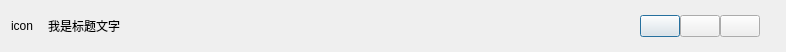
<?xml version="1.0" encoding="UTF-8"?>
<ui version="4.0">
 <class>SCBaseDialog</class>
 <widget class="QDialog" name="SCBaseDialog">
  <property name="geometry">
   <rect>
    <x>0</x>
    <y>0</y>
    <width>786</width>
    <height>48</height>
   </rect>
  </property>
  <property name="windowTitle">
   <string>Dialog</string>
  </property>
  <layout class="QHBoxLayout" name="horizontalLayout">
   <item>
    <layout class="QHBoxLayout" name="horizontalLayout_8">
     <property name="spacing">
      <number>15</number>
     </property>
     <item>
      <layout class="QHBoxLayout" name="horizontalLayout_7">
       <property name="spacing">
        <number>15</number>
       </property>
       <item>
        <layout class="QHBoxLayout" name="horizontalLayout_6">
         <property name="spacing">
          <number>15</number>
         </property>
         <item>
          <widget class="QLabel" name="label_icon">
           <property name="text">
            <string>icon</string>
           </property>
          </widget>
         </item>
        </layout>
       </item>
       <item>
        <widget class="QLabel" name="label_title">
         <property name="text">
          <string>我是标题文字</string>
         </property>
        </widget>
       </item>
       <item>
        <layout class="QHBoxLayout" name="horizontalLayout_titleMenu"/>
       </item>
      </layout>
     </item>
     <item>
      <spacer name="horizontalSpacer">
       <property name="orientation">
        <enum>Qt::Horizontal</enum>
       </property>
       <property name="sizeHint" stdset="0">
        <size>
         <width>40</width>
         <height>20</height>
        </size>
       </property>
      </spacer>
     </item>
     <item>
      <layout class="QHBoxLayout" name="horizontalLayout_titleButton">
       <property name="spacing">
        <number>0</number>
       </property>
       <property name="leftMargin">
        <number>0</number>
       </property>
       <item>
        <layout class="QHBoxLayout" name="horizontalLayout_addTitleWidget"/>
       </item>
       <item>
        <widget class="QPushButton" name="pushButton_mini">
         <property name="text">
          <string/>
         </property>
        </widget>
       </item>
       <item>
        <widget class="QPushButton" name="pushButton_max">
         <property name="text">
          <string/>
         </property>
        </widget>
       </item>
       <item>
        <widget class="QPushButton" name="pushButton_close">
         <property name="text">
          <string/>
         </property>
        </widget>
       </item>
      </layout>
     </item>
    </layout>
   </item>
   <item>
    <layout class="QVBoxLayout" name="verticalLayout_addWidget"/>
   </item>
   <item>
    <widget class="QWidget" name="widget_title" native="true">
     <property name="minimumSize">
      <size>
       <width>0</width>
       <height>30</height>
      </size>
     </property>
     <property name="maximumSize">
      <size>
       <width>16777215</width>
       <height>30</height>
      </size>
     </property>
     <layout class="QVBoxLayout" name="verticalLayout_6">
      <property name="spacing">
       <number>0</number>
      </property>
      <property name="leftMargin">
       <number>9</number>
      </property>
      <property name="topMargin">
       <number>0</number>
      </property>
      <property name="rightMargin">
       <number>0</number>
      </property>
      <property name="bottomMargin">
       <number>0</number>
      </property>
     </layout>
    </widget>
   </item>
  </layout>
 </widget>
 <resources/>
 <connections/>
</ui>
